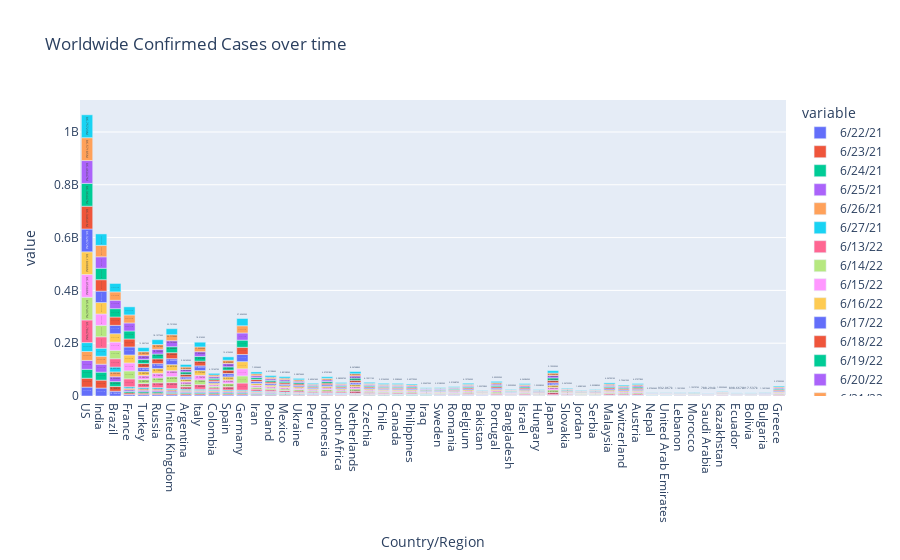

Write notebook code for a chart like this one.
### Code cell
covid_data_world= pd.read_csv('https://raw.githubusercontent.com/CSSEGISandData/COVID-19/master/csse_covid_19_data/csse_covid_19_time_series/time_series_covid19_confirmed_global.csv')
covid_data_world.columns
covid_data_world=covid_data_world.groupby('Country/Region').sum()
covid_data_world= covid_data_world.reset_index()
covid_data_world=covid_data_world.sort_values(by='6/22/21',ascending= False)
covid_data_world=covid_data_world.head(50)
figure =px.bar(covid_data_world , x='Country/Region',y=['6/22/21', '6/23/21',
       '6/24/21', '6/25/21', '6/26/21', '6/27/21',
       '6/13/22', '6/14/22', '6/15/22', '6/16/22', '6/17/22', '6/18/22',
       '6/19/22', '6/20/22', '6/21/22', '6/22/22'],title='Worldwide Confirmed Cases over time',text_auto = True)
figure.show()

### Figure 1 — Plotly figure (JSON) as saved in the notebook; plotly's stock layout.template omitted (floating-point values rounded to 4 significant figures)
{"data": [{"alignmentgroup": "True", "hovertemplate": "variable=6/22/21<br>Country/Region=%{x}<br>value=%{y}<extra></extra>", "legendgroup": "6/22/21", "marker": {"color": "#636efa", "pattern": {"shape": ""}}, "name": "6/22/21", "offsetgroup": "6/22/21", "orientation": "v", "showlegend": true, "textposition": "auto", "texttemplate": "%{y}", "type": "bar", "x": ["US", "India", "Brazil", "France", "Turkey", "Russia", "United Kingdom", "Argentina", "Italy", "Colombia", "Spain", "Germany", "Iran", "Poland", "Mexico", "Ukraine", "Peru", "Indonesia", "South Africa", "Netherlands", "Czechia", "Chile", "Canada", "Philippines", "Iraq", "Sweden", "Romania", "Belgium", "Pakistan", "Portugal", "Bangladesh", "Israel", "Hungary", "Japan", "Slovakia", "Jordan", "Serbia", "Malaysia", "Switzerland", "Austria", "Nepal", "United Arab Emirates", "Lebanon", "Morocco", "Saudi Arabia", "Kazakhstan", "Ecuador", "Bolivia", "Bulgaria", "Greece"], "xaxis": "x", "y": [33678349, 30028709, 18103412, 5822022, 5381736, 5288766, 4668030, 4298782, 4254294, 3997021, 3768691, 3722782, 3117336, 2879030, 2482784, 2292295, 2030611, 2018113, 1843572, 1708533, 1666192, 1525933, 1414880, 1367894, 1298703, 1088014, 1080323, 1080035, 950768, 866826, 861150, 840079, 807684, 787305, 774510, 747504, 715913, 705762, 702124, 645162, 626343, 616160, 543698, 527174, 476882, 468398, 447176, 424478, 421246, 418943], "yaxis": "y"}, {"alignmentgroup": "True", "hovertemplate": "variable=6/23/21<br>Country/Region=%{x}<br>value=%{y}<extra></extra>", "legendgroup": "6/23/21", "marker": {"color": "#EF553B", "pattern": {"shape": ""}}, "name": "6/23/21", "offsetgroup": "6/23/21", "orientation": "v", "showlegend": true, "textposition": "auto", "texttemplate": "%{y}", "type": "bar", "x": ["US", "India", "Brazil", "France", "Turkey", "Russia", "United Kingdom", "Argentina", "Italy", "Colombia", "Spain", "Germany", "Iran", "Poland", "Mexico", "Ukraine", "Peru", "Indonesia", "South Africa", "Netherlands", "Czechia", "Chile", "Canada", "Philippines", "Iraq", "Sweden", "Romania", "Belgium", "Pakistan", "Portugal", "Bangladesh", "Israel", "Hungary", "Japan", "Slovakia", "Jordan", "Serbia", "Malaysia", "Switzerland", "Austria", "Nepal", "United Arab Emirates", "Lebanon", "Morocco", "Saudi Arabia", "Kazakhstan", "Ecuador", "Bolivia", "Bulgaria", "Greece"], "xaxis": "x", "y": [33690843, 30082778, 18180808, 5824352, 5387545, 5306069, 4683984, 4326101, 4255434, 4027016, 3773032, 3723798, 3128395, 2879192, 2487747, 2293421, 2033606, 2033421, 1861065, 1709239, 1666325, 1528409, 1415589, 1372232, 1305000, 1088518, 1080389, 1081061, 951865, 868323, 866877, 840225, 807775, 789085, 774575, 748103, 716016, 711006, 702278, 645264, 627854, 618148, 543865, 527696, 478135, 469975, 449107, 426748, 421339, 419455], "yaxis": "y"}, {"alignmentgroup": "True", "hovertemplate": "variable=6/24/21<br>Country/Region=%{x}<br>value=%{y}<extra></extra>", "legendgroup": "6/24/21", "marker": {"color": "#00cc96", "pattern": {"shape": ""}}, "name": "6/24/21", "offsetgroup": "6/24/21", "orientation": "v", "showlegend": true, "textposition": "auto", "texttemplate": "%{y}", "type": "bar", "x": ["US", "India", "Brazil", "France", "Turkey", "Russia", "United Kingdom", "Argentina", "Italy", "Colombia", "Spain", "Germany", "Iran", "Poland", "Mexico", "Ukraine", "Peru", "Indonesia", "South Africa", "Netherlands", "Czechia", "Chile", "Canada", "Philippines", "Iraq", "Sweden", "Romania", "Belgium", "Pakistan", "Portugal", "Bangladesh", "Israel", "Hungary", "Japan", "Slovakia", "Jordan", "Serbia", "Malaysia", "Switzerland", "Austria", "Nepal", "United Arab Emirates", "Lebanon", "Morocco", "Saudi Arabia", "Kazakhstan", "Ecuador", "Bolivia", "Bulgaria", "Greece"], "xaxis": "x", "y": [33705042, 30134445, 18257432, 5826360, 5393248, 5325940, 4700708, 4350564, 4255700, 4060013, 3777539, 3724806, 3140129, 2879336, 2493087, 2294669, 2036449, 2053995, 1877143, 1709902, 1666521, 1531872, 1416297, 1378260, 1311093, 1088896, 1080457, 1081908, 952907, 869879, 872935, 840444, 807844, 790759, 774642, 748685, 716096, 716847, 702398, 645380, 629431, 620309, 544002, 528180, 479390, 471498, 449483, 429178, 421401, 419909], "yaxis": "y"}, {"alignmentgroup": "True", "hovertemplate": "variable=6/25/21<br>Country/Region=%{x}<br>value=%{y}<extra></extra>", "legendgroup": "6/25/21", "marker": {"color": "#ab63fa", "pattern": {"shape": ""}}, "name": "6/25/21", "offsetgroup": "6/25/21", "orientation": "v", "showlegend": true, "textposition": "auto", "texttemplate": "%{y}", "type": "bar", "x": ["US", "India", "Brazil", "France", "Turkey", "Russia", "United Kingdom", "Argentina", "Italy", "Colombia", "Spain", "Germany", "Iran", "Poland", "Mexico", "Ukraine", "Peru", "Indonesia", "South Africa", "Netherlands", "Czechia", "Chile", "Canada", "Philippines", "Iraq", "Sweden", "Romania", "Belgium", "Pakistan", "Portugal", "Bangladesh", "Israel", "Hungary", "Japan", "Slovakia", "Jordan", "Serbia", "Malaysia", "Switzerland", "Austria", "Nepal", "United Arab Emirates", "Lebanon", "Morocco", "Saudi Arabia", "Kazakhstan", "Ecuador", "Bolivia", "Bulgaria", "Greece"], "xaxis": "x", "y": [33729561, 30183143, 18332493, 5828348, 5398878, 5346005, 4716039, 4374587, 4256451, 4092746, 3782463, 3725580, 3150949, 2879470, 2498357, 2295873, 2043262, 2072867, 1895905, 1710463, 1666686, 1537471, 1416935, 1385053, 1316418, 1088896, 1080522, 1082476, 953842, 871483, 878804, 840638, 807910, 792469, 774712, 749046, 716172, 722659, 702507, 645479, 631152, 622532, 544165, 528731, 480702, 473228, 452234, 431360, 421487, 420295], "yaxis": "y"}, {"alignmentgroup": "True", "hovertemplate": "variable=6/26/21<br>Country/Region=%{x}<br>value=%{y}<extra></extra>", "legendgroup": "6/26/21", "marker": {"color": "#FFA15A", "pattern": {"shape": ""}}, "name": "6/26/21", "offsetgroup": "6/26/21", "orientation": "v", "showlegend": true, "textposition": "auto", "texttemplate": "%{y}", "type": "bar", "x": ["US", "India", "Brazil", "France", "Turkey", "Russia", "United Kingdom", "Argentina", "Italy", "Colombia", "Spain", "Germany", "Iran", "Poland", "Mexico", "Ukraine", "Peru", "Indonesia", "South Africa", "Netherlands", "Czechia", "Chile", "Canada", "Philippines", "Iraq", "Sweden", "Romania", "Belgium", "Pakistan", "Portugal", "Bangladesh", "Israel", "Hungary", "Japan", "Slovakia", "Jordan", "Serbia", "Malaysia", "Switzerland", "Austria", "Nepal", "United Arab Emirates", "Lebanon", "Morocco", "Saudi Arabia", "Kazakhstan", "Ecuador", "Bolivia", "Bulgaria", "Greece"], "xaxis": "x", "y": [33738623, 30233183, 18393158, 5830476, 5404144, 5367317, 4734015, 4393142, 4257289, 4126340, 3782463, 3726172, 3157983, 2879569, 2503408, 2296982, 2043262, 2093962, 1913861, 1710972, 1666821, 1542642, 1417455, 1391911, 1321232, 1088896, 1080584, 1082476, 954743, 873051, 883138, 840823, 807910, 794100, 774786, 749319, 716238, 728462, 702507, 645587, 632326, 624814, 544291, 529224, 482003, 473282, 453362, 433013, 421515, 420670], "yaxis": "y"}, {"alignmentgroup": "True", "hovertemplate": "variable=6/27/21<br>Country/Region=%{x}<br>value=%{y}<extra></extra>", "legendgroup": "6/27/21", "marker": {"color": "#19d3f3", "pattern": {"shape": ""}}, "name": "6/27/21", "offsetgroup": "6/27/21", "orientation": "v", "showlegend": true, "textposition": "auto", "texttemplate": "%{y}", "type": "bar", "x": ["US", "India", "Brazil", "France", "Turkey", "Russia", "United Kingdom", "Argentina", "Italy", "Colombia", "Spain", "Germany", "Iran", "Poland", "Mexico", "Ukraine", "Peru", "Indonesia", "South Africa", "Netherlands", "Czechia", "Chile", "Canada", "Philippines", "Iraq", "Sweden", "Romania", "Belgium", "Pakistan", "Portugal", "Bangladesh", "Israel", "Hungary", "Japan", "Slovakia", "Jordan", "Serbia", "Malaysia", "Switzerland", "Austria", "Nepal", "United Arab Emirates", "Lebanon", "Morocco", "Saudi Arabia", "Kazakhstan", "Ecuador", "Bolivia", "Bulgaria", "Greece"], "xaxis": "x", "y": [33743282, 30279331, 18425138, 5832110, 5409027, 5387486, 4748673, 4405247, 4258069, 4158716, 3782463, 3726710, 3167741, 2879638, 2505792, 2297801, 2046057, 2115304, 1928897, 1711530, 1666890, 1547103, 1417858, 1397992, 1325700, 1088896, 1080630, 1082476, 955657, 874547, 888406, 840888, 807910, 795382, 774838, 749784, 716301, 734048, 702507, 645704, 633679, 626936, 544454, 529676, 483221, 476740, 454336, 433935, 421531, 420905], "yaxis": "y"}, {"alignmentgroup": "True", "hovertemplate": "variable=6/13/22<br>Country/Region=%{x}<br>value=%{y}<extra></extra>", "legendgroup": "6/13/22", "marker": {"color": "#FF6692", "pattern": {"shape": ""}}, "name": "6/13/22", "offsetgroup": "6/13/22", "orientation": "v", "showlegend": true, "textposition": "auto", "texttemplate": "%{y}", "type": "bar", "x": ["US", "India", "Brazil", "France", "Turkey", "Russia", "United Kingdom", "Argentina", "Italy", "Colombia", "Spain", "Germany", "Iran", "Poland", "Mexico", "Ukraine", "Peru", "Indonesia", "South Africa", "Netherlands", "Czechia", "Chile", "Canada", "Philippines", "Iraq", "Sweden", "Romania", "Belgium", "Pakistan", "Portugal", "Bangladesh", "Israel", "Hungary", "Japan", "Slovakia", "Jordan", "Serbia", "Malaysia", "Switzerland", "Austria", "Nepal", "United Arab Emirates", "Lebanon", "Morocco", "Saudi Arabia", "Kazakhstan", "Ecuador", "Bolivia", "Bulgaria", "Greece"], "xaxis": "x", "y": [85784778, 43236695, 31497038, 29946647, 15078186, 18111240, 22600145, 9276618, 17664043, 6117847, 12478994, 26809245, 7233880, 6010090, 5823844, 5284337, 3591816, 6061079, 3979126, 8211768, 4188457, 3829119, 3918616, 3693608, 2330049, 2510930, 2912878, 4177440, 1531274, 4917127, 1954243, 4189850, 1921486, 9062661, 2544823, 1697271, 2020596, 4528390, 3685281, 4327840, 979271, 918815, 1101247, 1176165, 778983, 1395061, 890852, 912869, 1167147, 3500489], "yaxis": "y"}, {"alignmentgroup": "True", "hovertemplate": "variable=6/14/22<br>Country/Region=%{x}<br>value=%{y}<extra></extra>", "legendgroup": "6/14/22", "marker": {"color": "#B6E880", "pattern": {"shape": ""}}, "name": "6/14/22", "offsetgroup": "6/14/22", "orientation": "v", "showlegend": true, "textposition": "auto", "texttemplate": "%{y}", "type": "bar", "x": ["US", "India", "Brazil", "France", "Turkey", "Russia", "United Kingdom", "Argentina", "Italy", "Colombia", "Spain", "Germany", "Iran", "Poland", "Mexico", "Ukraine", "Peru", "Indonesia", "South Africa", "Netherlands", "Czechia", "Chile", "Canada", "Philippines", "Iraq", "Sweden", "Romania", "Belgium", "Pakistan", "Portugal", "Bangladesh", "Israel", "Hungary", "Japan", "Slovakia", "Jordan", "Serbia", "Malaysia", "Switzerland", "Austria", "Nepal", "United Arab Emirates", "Lebanon", "Morocco", "Saudi Arabia", "Kazakhstan", "Ecuador", "Bolivia", "Bulgaria", "Greece"], "xaxis": "x", "y": [85874966, 43245517, 31541479, 30123426, 15085742, 18113989, 22612173, 9313453, 17703887, 6117847, 12515127, 26915085, 7234042, 6010411, 5833738, 5284385, 3592765, 6062009, 3979836, 8214642, 4189007, 3834020, 3921033, 3693865, 2330393, 2510930, 2912878, 4177440, 1531437, 4985742, 1954405, 4198194, 1921486, 9077975, 2545137, 1697673, 2020952, 4530312, 3701895, 4330667, 979278, 920171, 1101508, 1177842, 780135, 1395068, 890852, 913362, 1167314, 3508610], "yaxis": "y"}, {"alignmentgroup": "True", "hovertemplate": "variable=6/15/22<br>Country/Region=%{x}<br>value=%{y}<extra></extra>", "legendgroup": "6/15/22", "marker": {"color": "#FF97FF", "pattern": {"shape": ""}}, "name": "6/15/22", "offsetgroup": "6/15/22", "orientation": "v", "showlegend": true, "textposition": "auto", "texttemplate": "%{y}", "type": "bar", "x": ["US", "India", "Brazil", "France", "Turkey", "Russia", "United Kingdom", "Argentina", "Italy", "Colombia", "Spain", "Germany", "Iran", "Poland", "Mexico", "Ukraine", "Peru", "Indonesia", "South Africa", "Netherlands", "Czechia", "Chile", "Canada", "Philippines", "Iraq", "Sweden", "Romania", "Belgium", "Pakistan", "Portugal", "Bangladesh", "Israel", "Hungary", "Japan", "Slovakia", "Jordan", "Serbia", "Malaysia", "Switzerland", "Austria", "Nepal", "United Arab Emirates", "Lebanon", "Morocco", "Saudi Arabia", "Kazakhstan", "Ecuador", "Bolivia", "Bulgaria", "Greece"], "xaxis": "x", "y": [86059878, 43257730, 31611769, 30175534, 15085742, 18116672, 22638832, 9313453, 17736696, 6117847, 12515127, 27007429, 7234221, 6010643, 5843190, 5284420, 3593625, 6063251, 3981739, 8218556, 4189550, 3844668, 3923353, 3694121, 2330735, 2510930, 2912878, 4177440, 1531581, 5005783, 1954637, 4205416, 1923122, 9094519, 2545409, 1697673, 2021264, 4532632, 3701895, 4335007, 979297, 921566, 1101508, 1179474, 781168, 1395085, 892176, 913874, 1167466, 3517898], "yaxis": "y"}, {"alignmentgroup": "True", "hovertemplate": "variable=6/16/22<br>Country/Region=%{x}<br>value=%{y}<extra></extra>", "legendgroup": "6/16/22", "marker": {"color": "#FECB52", "pattern": {"shape": ""}}, "name": "6/16/22", "offsetgroup": "6/16/22", "orientation": "v", "showlegend": true, "textposition": "auto", "texttemplate": "%{y}", "type": "bar", "x": ["US", "India", "Brazil", "France", "Turkey", "Russia", "United Kingdom", "Argentina", "Italy", "Colombia", "Spain", "Germany", "Iran", "Poland", "Mexico", "Ukraine", "Peru", "Indonesia", "South Africa", "Netherlands", "Czechia", "Chile", "Canada", "Philippines", "Iraq", "Sweden", "Romania", "Belgium", "Pakistan", "Portugal", "Bangladesh", "Israel", "Hungary", "Japan", "Slovakia", "Jordan", "Serbia", "Malaysia", "Switzerland", "Austria", "Nepal", "United Arab Emirates", "Lebanon", "Morocco", "Saudi Arabia", "Kazakhstan", "Ecuador", "Bolivia", "Bulgaria", "Greece"], "xaxis": "x", "y": [86189884, 43270577, 31611769, 30228615, 15085742, 18119934, 22651908, 9313453, 17773764, 6131657, 12515127, 27096571, 7234367, 6010871, 5852596, 5284484, 3594977, 6064424, 3983675, 8222722, 4190033, 3857643, 3926127, 3694529, 2331148, 2512853, 2912878, 4187940, 1531679, 5005783, 1954994, 4209564, 1923122, 9110063, 2545651, 1697673, 2021601, 4534665, 3701895, 4342311, 979309, 923001, 1101508, 1181042, 782131, 1395102, 892176, 914252, 1167706, 3525056], "yaxis": "y"}, {"alignmentgroup": "True", "hovertemplate": "variable=6/17/22<br>Country/Region=%{x}<br>value=%{y}<extra></extra>", "legendgroup": "6/17/22", "marker": {"color": "#636efa", "pattern": {"shape": ""}}, "name": "6/17/22", "offsetgroup": "6/17/22", "orientation": "v", "showlegend": true, "textposition": "auto", "texttemplate": "%{y}", "type": "bar", "x": ["US", "India", "Brazil", "France", "Turkey", "Russia", "United Kingdom", "Argentina", "Italy", "Colombia", "Spain", "Germany", "Iran", "Poland", "Mexico", "Ukraine", "Peru", "Indonesia", "South Africa", "Netherlands", "Czechia", "Chile", "Canada", "Philippines", "Iraq", "Sweden", "Romania", "Belgium", "Pakistan", "Portugal", "Bangladesh", "Israel", "Hungary", "Japan", "Slovakia", "Jordan", "Serbia", "Malaysia", "Switzerland", "Austria", "Nepal", "United Arab Emirates", "Lebanon", "Morocco", "Saudi Arabia", "Kazakhstan", "Ecuador", "Bolivia", "Bulgaria", "Greece"], "xaxis": "x", "y": [86328724, 43283793, 31611769, 30279240, 15085742, 18123257, 22664434, 9313453, 17809934, 6131657, 12563399, 27124689, 7234523, 6010919, 5852596, 5284534, 3596377, 6065644, 3984646, 8227221, 4190558, 3870747, 3927884, 3695068, 2331487, 2512853, 2912878, 4187940, 1531830, 5005783, 1955427, 4220524, 1923122, 9124760, 2545879, 1697673, 2021926, 4536795, 3701895, 4349916, 979333, 924434, 1102774, 1182776, 783076, 1395123, 896483, 914827, 1167914, 3532260], "yaxis": "y"}, {"alignmentgroup": "True", "hovertemplate": "variable=6/18/22<br>Country/Region=%{x}<br>value=%{y}<extra></extra>", "legendgroup": "6/18/22", "marker": {"color": "#EF553B", "pattern": {"shape": ""}}, "name": "6/18/22", "offsetgroup": "6/18/22", "orientation": "v", "showlegend": true, "textposition": "auto", "texttemplate": "%{y}", "type": "bar", "x": ["US", "India", "Brazil", "France", "Turkey", "Russia", "United Kingdom", "Argentina", "Italy", "Colombia", "Spain", "Germany", "Iran", "Poland", "Mexico", "Ukraine", "Peru", "Indonesia", "South Africa", "Netherlands", "Czechia", "Chile", "Canada", "Philippines", "Iraq", "Sweden", "Romania", "Belgium", "Pakistan", "Portugal", "Bangladesh", "Israel", "Hungary", "Japan", "Slovakia", "Jordan", "Serbia", "Malaysia", "Switzerland", "Austria", "Nepal", "United Arab Emirates", "Lebanon", "Morocco", "Saudi Arabia", "Kazakhstan", "Ecuador", "Bolivia", "Bulgaria", "Greece"], "xaxis": "x", "y": [86346406, 43296692, 31611769, 30279240, 15085742, 18126576, 22664435, 9313453, 17844905, 6131657, 12563399, 27124689, 7234597, 6011174, 5852596, 5284597, 3597866, 6066908, 3984646, 8227221, 4190681, 3882425, 3931364, 3695652, 2331872, 2512853, 2912878, 4187940, 1531982, 5005783, 1955731, 4226245, 1923122, 9139597, 2546134, 1697673, 2022252, 4538922, 3701895, 4349916, 979344, 925898, 1103264, 1184732, 783907, 1395148, 896483, 914827, 1168035, 3539423], "yaxis": "y"}, {"alignmentgroup": "True", "hovertemplate": "variable=6/19/22<br>Country/Region=%{x}<br>value=%{y}<extra></extra>", "legendgroup": "6/19/22", "marker": {"color": "#00cc96", "pattern": {"shape": ""}}, "name": "6/19/22", "offsetgroup": "6/19/22", "orientation": "v", "showlegend": true, "textposition": "auto", "texttemplate": "%{y}", "type": "bar", "x": ["US", "India", "Brazil", "France", "Turkey", "Russia", "United Kingdom", "Argentina", "Italy", "Colombia", "Spain", "Germany", "Iran", "Poland", "Mexico", "Ukraine", "Peru", "Indonesia", "South Africa", "Netherlands", "Czechia", "Chile", "Canada", "Philippines", "Iraq", "Sweden", "Romania", "Belgium", "Pakistan", "Portugal", "Bangladesh", "Israel", "Hungary", "Japan", "Slovakia", "Jordan", "Serbia", "Malaysia", "Switzerland", "Austria", "Nepal", "United Arab Emirates", "Lebanon", "Morocco", "Saudi Arabia", "Kazakhstan", "Ecuador", "Bolivia", "Bulgaria", "Greece"], "xaxis": "x", "y": [86364468, 43309473, 31611769, 30279240, 15085742, 18129625, 22664435, 9341492, 17879160, 6131657, 12563399, 27124689, 7234757, 6011239, 5875705, 5284629, 3599501, 6068075, 3986601, 8227221, 4190900, 3893726, 3931364, 3696264, 2332177, 2512853, 2912878, 4187940, 1532153, 5005783, 1956327, 4233759, 1923122, 9152738, 2546134, 1697673, 2022494, 4540612, 3701895, 4349916, 979362, 927387, 1103264, 1185990, 784837, 1395167, 896483, 915500, 1168127, 3545112], "yaxis": "y"}, {"alignmentgroup": "True", "hovertemplate": "variable=6/20/22<br>Country/Region=%{x}<br>value=%{y}<extra></extra>", "legendgroup": "6/20/22", "marker": {"color": "#ab63fa", "pattern": {"shape": ""}}, "name": "6/20/22", "offsetgroup": "6/20/22", "orientation": "v", "showlegend": true, "textposition": "auto", "texttemplate": "%{y}", "type": "bar", "x": ["US", "India", "Brazil", "France", "Turkey", "Russia", "United Kingdom", "Argentina", "Italy", "Colombia", "Spain", "Germany", "Iran", "Poland", "Mexico", "Ukraine", "Peru", "Indonesia", "South Africa", "Netherlands", "Czechia", "Chile", "Canada", "Philippines", "Iraq", "Sweden", "Romania", "Belgium", "Pakistan", "Portugal", "Bangladesh", "Israel", "Hungary", "Japan", "Slovakia", "Jordan", "Serbia", "Malaysia", "Switzerland", "Austria", "Nepal", "United Arab Emirates", "Lebanon", "Morocco", "Saudi Arabia", "Kazakhstan", "Ecuador", "Bolivia", "Bulgaria", "Greece"], "xaxis": "x", "y": [86460474, 43319396, 31754465, 30381221, 15085742, 18132261, 22701557, 9341492, 17896065, 6131657, 12563399, 27211896, 7234988, 6011286, 5877837, 5285704, 3600993, 6069255, 3986892, 8237473, 4191530, 3901215, 3932637, 3696793, 2332692, 2512853, 2915487, 4197345, 1532266, 5062552, 1957200, 4244453, 1923122, 9160533, 2546346, 1698316, 2022902, 4542705, 3701895, 4367190, 979382, 928919, 1103711, 1186597, 786069, 1395200, 896483, 916092, 1168508, 3549944], "yaxis": "y"}, {"alignmentgroup": "True", "hovertemplate": "variable=6/21/22<br>Country/Region=%{x}<br>value=%{y}<extra></extra>", "legendgroup": "6/21/22", "marker": {"color": "#FFA15A", "pattern": {"shape": ""}}, "name": "6/21/22", "offsetgroup": "6/21/22", "orientation": "v", "showlegend": true, "textposition": "auto", "texttemplate": "%{y}", "type": "bar", "x": ["US", "India", "Brazil", "France", "Turkey", "Russia", "United Kingdom", "Argentina", "Italy", "Colombia", "Spain", "Germany", "Iran", "Poland", "Mexico", "Ukraine", "Peru", "Indonesia", "South Africa", "Netherlands", "Czechia", "Chile", "Canada", "Philippines", "Iraq", "Sweden", "Romania", "Belgium", "Pakistan", "Portugal", "Bangladesh", "Israel", "Hungary", "Japan", "Slovakia", "Jordan", "Serbia", "Malaysia", "Switzerland", "Austria", "Nepal", "United Arab Emirates", "Lebanon", "Morocco", "Saudi Arabia", "Kazakhstan", "Ecuador", "Bolivia", "Bulgaria", "Greece"], "xaxis": "x", "y": [86571849, 43331645, 31818827, 30476915, 15085742, 18134735, 22717987, 9341492, 17959329, 6131657, 12613634, 27334993, 7235175, 6011660, 5891589, 5285730, 3603127, 6070933, 3986892, 8242305, 4192274, 3906107, 3935067, 3697200, 2333443, 2512853, 2915487, 4197345, 1532470, 5080587, 1958074, 4255122, 1923122, 9175927, 2546800, 1698316, 2023409, 4544626, 3726615, 4372423, 979396, 930475, 1104268, 1189656, 787212, 1395200, 898667, 916092, 1168818, 3562524], "yaxis": "y"}, {"alignmentgroup": "True", "hovertemplate": "variable=6/22/22<br>Country/Region=%{x}<br>value=%{y}<extra></extra>", "legendgroup": "6/22/22", "marker": {"color": "#19d3f3", "pattern": {"shape": ""}}, "name": "6/22/22", "offsetgroup": "6/22/22", "orientation": "v", "showlegend": true, "textposition": "auto", "texttemplate": "%{y}", "type": "bar", "x": ["US", "India", "Brazil", "France", "Turkey", "Russia", "United Kingdom", "Argentina", "Italy", "Colombia", "Spain", "Germany", "Iran", "Poland", "Mexico", "Ukraine", "Peru", "Indonesia", "South Africa", "Netherlands", "Czechia", "Chile", "Canada", "Philippines", "Iraq", "Sweden", "Romania", "Belgium", "Pakistan", "Portugal", "Bangladesh", "Israel", "Hungary", "Japan", "Slovakia", "Jordan", "Serbia", "Malaysia", "Switzerland", "Austria", "Nepal", "United Arab Emirates", "Lebanon", "Morocco", "Saudi Arabia", "Kazakhstan", "Ecuador", "Bolivia", "Bulgaria", "Greece"], "xaxis": "x", "y": [86757228, 43344958, 31890733, 30555038, 15085742, 18137759, 22751393, 9341492, 18014202, 6131657, 12613634, 27454225, 7235440, 6011984, 5891589, 5285764, 3605614, 6072918, 3989007, 8247488, 4193111, 3915653, 3938040, 3697793, 2334375, 2512853, 2915487, 4197345, 1532738, 5095959, 1959209, 4265869, 1925083, 9193205, 2547229, 1698316, 2023889, 4547051, 3726615, 4379778, 979424, 932067, 1105129, 1192797, 788294, 1395236, 898667, 917537, 1169154, 3573052], "yaxis": "y"}], "layout": {"barmode": "relative", "legend": {"title": {"text": "variable"}, "tracegroupgap": 0}, "title": {"text": "Worldwide Confirmed Cases over time"}, "xaxis": {"anchor": "y", "domain": [0, 1], "title": {"text": "Country/Region"}}, "yaxis": {"anchor": "x", "domain": [0, 1], "title": {"text": "value"}}}}
